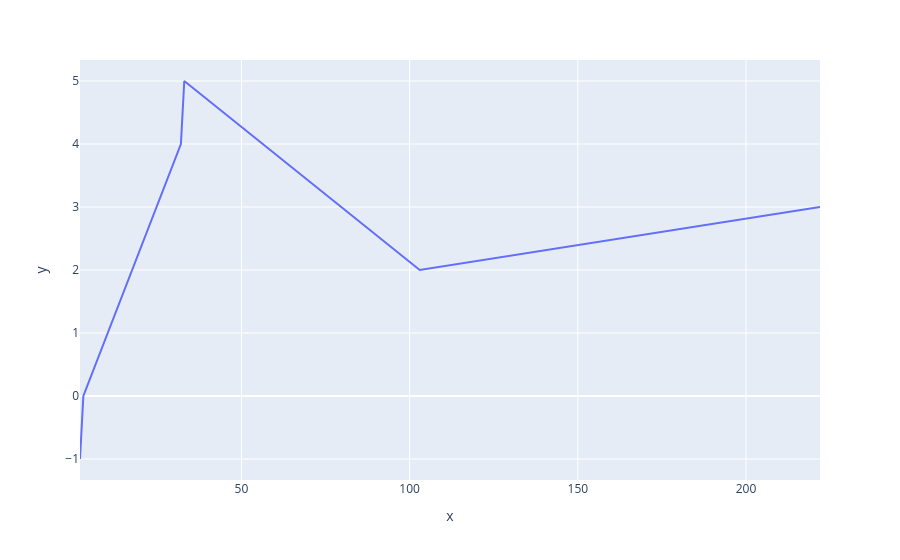

The cell this chart's notebook holds for it:
### Code cell
g = areas["jap"].value_counts()
px.line(data_frame = g, x = g.values, y = g.index, title = "").show()

### Figure 1 — Plotly figure (JSON) as saved in the notebook; plotly's stock layout.template omitted (floating-point values rounded to 4 significant figures)
{"data": [{"hovertemplate": "x=%{x}<br>y=%{y}<extra></extra>", "legendgroup": "", "line": {"color": "#636efa", "dash": "solid"}, "marker": {"symbol": "circle"}, "mode": "lines", "name": "", "orientation": "v", "showlegend": false, "type": "scatter", "x": [222, 103, 33, 32, 3, 2], "xaxis": "x", "y": [3, 2, 5, 4, 0, -1], "yaxis": "y"}], "layout": {"legend": {"tracegroupgap": 0}, "margin": {"t": 60}, "xaxis": {"anchor": "y", "domain": [0, 1], "title": {"text": "x"}}, "yaxis": {"anchor": "x", "domain": [0, 1], "title": {"text": "y"}}}}
